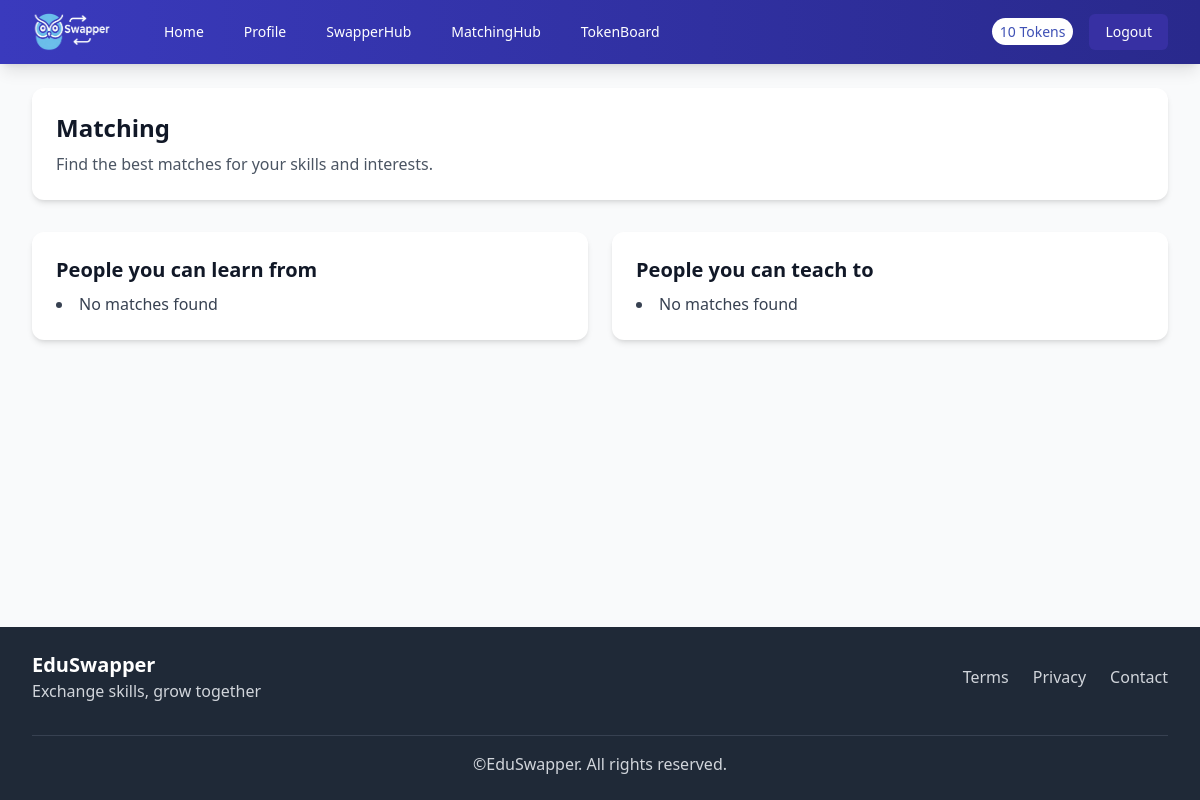
/matches (signed in), run on an earlier commit of the app's database.
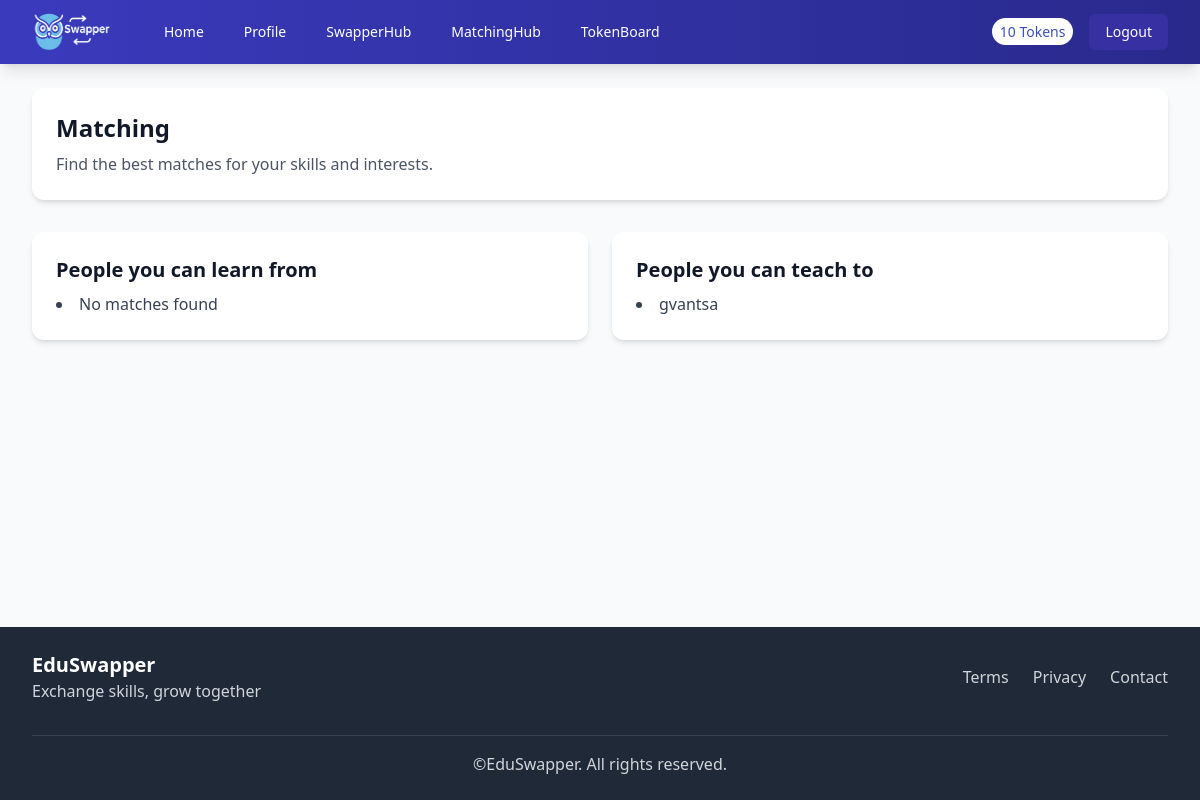
And on a later commit of the database.
### src/models/user.py (models this page shows, shortened)
class User(db.Model, UserMixin):
    __tablename__ = 'users'
    id = db.Column(db.Integer, primary_key=True)
    username = db.Column(db.String(64), unique=True, nullable=False)
    email = db.Column(db.String(120), unique=True, nullable=False)
    password_hash = db.Column(db.String(256), nullable=False)
    bio = db.Column(db.Text)
    location = db.Column(db.String(100))
    token_balance = db.Column(db.Integer, default=10)
    created_at = db.Column(db.DateTime, default=datetime.utcnow)
    education = db.relationship('Education', backref='user', lazy='dynamic', cascade='all, delete-orphan')
    experience = db.relationship('Experience', backref='user', lazy='dynamic', cascade='all, delete-orphan')
    skills_to_share = db.relationship('SkillToShare', backref='user', lazy='dynamic', cascade='all, delete-orphan')
    skills_to_acquire = db.relationship('SkillToAcquire', backref='user', lazy='dynamic', cascade='all, delete-orphan')

### src/routes/auth.py (the view)
@auth_bp.route('/matches')
@login_required
def matches():
    user = current_user
    all_users = User.query.all()
    can_learn_from = []
    can_teach_to = []
    for other in all_users:
        if other.id == user.id:
            continue
        teaches = set(s.name.strip().lower() for s in other.skills_to_share)
        wants = set(s.name.strip().lower() for s in other.skills_to_acquire)
        my_teaches = set(s.name.strip().lower() for s in user.skills_to_share)
        my_wants = set(s.name.strip().lower() for s in user.skills_to_acquire)
        if teaches & my_wants:
            can_learn_from.append(other)
        if wants & my_teaches:
            can_teach_to.append(other)
    return render_template('matching.html', can_learn_from=can_learn_from,
                           can_teach_to=can_teach_to)

### src/main.py (called while the page is built)
def create_app():
    app = Flask(__name__)
    app.config['SECRET_KEY'] = os.environ.get('SECRET_KEY', 'dev-key-for-eduswapper')
    app.config['SQLALCHEMY_DATABASE_URI'] = 'sqlite:///eduswapper.db'
    app.config['SQLALCHEMY_TRACK_MODIFICATIONS'] = False
    db.init_app(app)
    login_manager.init_app(app)
    from src.models.user import User
    @login_manager.user_loader
    def load_user(user_id):
        return User.query.get(int(user_id))
    from src.routes.auth import auth_bp
    from src.routes.main import main_bp
    app.register_blueprint(auth_bp)
    app.register_blueprint(main_bp)
    with app.app_context():
        db.create_all()
    return app

### src/templates/matching.html (shortened to what this page needs)
<!DOCTYPE html>
<html lang="en">
<head>
</head>
<body>
{% extends "base.html" %}
{% block content %}
<div class="space-y-8">
  <div class="bg-white rounded-xl shadow-md overflow-hidden">
    <div class="p-6">
      <h1 class="text-2xl font-bold text-gray-900 mb-2">Matching</h1>
      <p class="text-gray-600">Find the best matches for your skills and interests.</p>
    </div>
  </div>
  <div class="grid grid-cols-1 md:grid-cols-2 gap-6">
    <div class="bg-white rounded-xl shadow-md overflow-hidden">
      <div class="p-6">
        <h2 class="text-xl font-bold text-gray-900 mb-2">People you can learn from</h2>
        <ul class="list-disc list-inside text-gray-700">
          {% for user in can_learn_from %}
            <li>{{ user.username }}</li>
          {% else %}
            <li>No matches found</li>
          {% endfor %}
        </ul>
      </div>
    </div>
    <div class="bg-white rounded-xl shadow-md overflow-hidden">
      <div class="p-6">
        <h2 class="text-xl font-bold text-gray-900 mb-2">People you can teach to</h2>
        <ul class="list-disc list-inside text-gray-700">
          {% for user in can_teach_to %}
            <li>{{ user.username }}</li>
          {% else %}
            <li>No matches found</li>
          {% endfor %}
        </ul>
      </div>
    </div>
  </div>
</div>
{% endblock %}

What changed in the data, as far as the page shows it:
added User: username "gvantsa"
Also different on the page:
text no longer shown: "No matches found"
